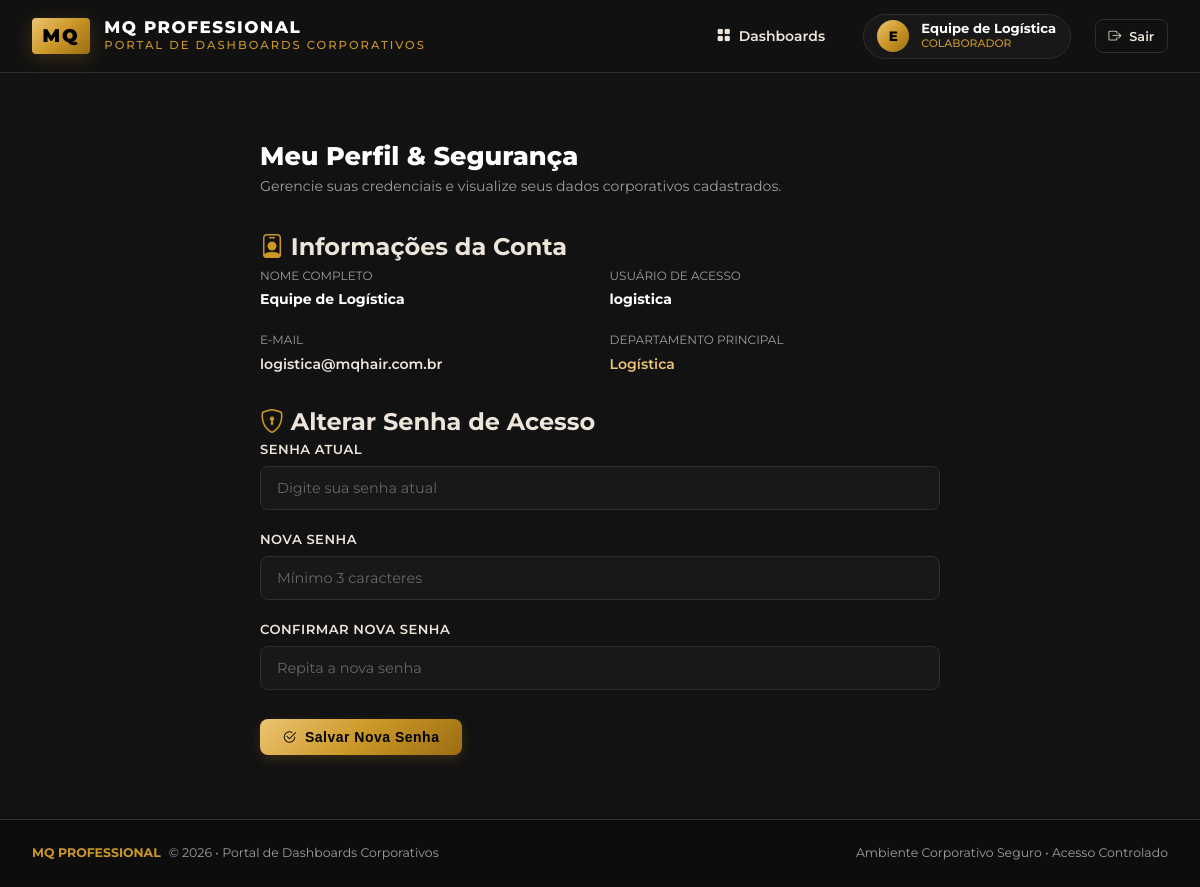
Screenshot of /profile (signed in) with the database file from the repository.
### tables this page shows
CREATE TABLE users (
        id INTEGER PRIMARY KEY AUTOINCREMENT,
        username TEXT UNIQUE NOT NULL,
        name TEXT NOT NULL,
        email TEXT,
        password_hash TEXT NOT NULL,
        role TEXT DEFAULT 'user', -- 'admin' ou 'user'
        department_id INTEGER,
        active INTEGER DEFAULT 1,
        created_at DATETIME DEFAULT CURRENT_TIMESTAMP,
        FOREIGN KEY (department_id) REFERENCES departments (id) ON DELETE SET NULL
    );

CREATE TABLE departments (
        id INTEGER PRIMARY KEY AUTOINCREMENT,
        name TEXT NOT NULL,
        code TEXT UNIQUE NOT NULL,
        description TEXT,
        icon TEXT DEFAULT 'bi-folder',
        color TEXT DEFAULT '#CB9727',
        created_at DATETIME DEFAULT CURRENT_TIMESTAMP
    );

### app.py (the view, shortened to what this page needs)
@app.route('/profile', methods=['GET', 'POST'])
@login_required
def profile():
    user = get_user_by_id(session['user_id'])
    return render_template('profile.html', user=user)

### app.py (called while the page is built)
def login_required(f):
    @wraps(f)
    def decorated_function(*args, **kwargs):
        if 'user_id' not in session:
            flash('Por favor, faça login para acessar a Intranet.', 'warning')
            return redirect(url_for('login', next=request.url))
        return f(*args, **kwargs)
    return decorated_function

@app.context_processor
def inject_globals():
    return {
        'current_user': {
            'id': session.get('user_id'),
            'username': session.get('username'),
            'name': session.get('name'),
            'role': session.get('role'),
            'is_admin': session.get('role') == 'admin'
        } if 'user_id' in session else None
    }

### database.py (called while the page is built)
def get_db():
    conn = sqlite3.connect(Config.DATABASE)
    conn.row_factory = sqlite3.Row
    conn.execute("PRAGMA foreign_keys = ON;")
    return conn

def get_user_by_id(user_id):
    conn = get_db()
    user = conn.execute('''
        SELECT u.*, d.name as department_name
        FROM users u
        LEFT JOIN departments d ON u.department_id = d.id
        WHERE u.id = ?
    ''', (user_id,)).fetchone()
    conn.close()
    return user

### templates/profile.html (shortened to what this page needs)
{% extends "base.html" %}
{% block content %}
<div style="max-width: 680px; margin: 2rem auto;">
    <div style="margin-bottom: 2rem;">
        <h1 style="font-size: 1.6rem; font-weight: 800; color: var(--mq-white);">Meu Perfil & Segurança</h1>
        <p style="color: var(--mq-gray-muted); font-size: 0.88rem;">Gerencie suas credenciais e visualize seus dados corporativos cadastrados.</p>
    </div>
    <div class="admin-card" style="margin-bottom: 1.8rem;">
        <div class="admin-card-header">
            <h2 class="admin-card-title">
                <i class="bi bi-person-badge" style="color: var(--mq-gold);"></i> Informações da Conta
            </h2>
        </div>
        <div style="display: grid; grid-template-columns: 1fr 1fr; gap: 1.2rem; font-size: 0.88rem;">
            <div>
                <span style="color: var(--mq-gray-muted); font-size: 0.75rem; text-transform: uppercase;">Nome Completo</span>
                <p style="font-weight: 700; color: var(--mq-white); margin-top: 0.2rem;">{{ user.name }}</p>
            </div>
            <div>
                <span style="color: var(--mq-gray-muted); font-size: 0.75rem; text-transform: uppercase;">Usuário de Acesso</span>
                <p style="font-weight: 700; color: var(--mq-white); margin-top: 0.2rem;">{{ user.username }}</p>
            </div>
            <div>
                <span style="color: var(--mq-gray-muted); font-size: 0.75rem; text-transform: uppercase;">E-mail</span>
                <p style="font-weight: 600; color: var(--mq-creme-2); margin-top: 0.2rem;">{{ user.email or 'Não informado' }}</p>
            </div>
            <div>
                <span style="color: var(--mq-gray-muted); font-size: 0.75rem; text-transform: uppercase;">Departamento Principal</span>
                <p style="font-weight: 600; color: var(--mq-gold-light); margin-top: 0.2rem;">{{ user.department_name or 'Geral' }}</p>
            </div>
        </div>
    </div>
    <div class="admin-card">
        <div class="admin-card-header">
            <h2 class="admin-card-title">
                <i class="bi bi-shield-lock" style="color: var(--mq-gold);"></i> Alterar Senha de Acesso
            </h2>
        </div>
        <form method="POST" action="{{ url_for('profile') }}">
            <div class="form-group">
                <label for="current_password" class="form-label">Senha Atual</label>
                <input type="password" id="current_password" name="current_password" class="form-control" required placeholder="Digite sua senha atual">
            </div>
            <div class="form-group">
                <label for="new_password" class="form-label">Nova Senha</label>
                <input type="password" id="new_password" name="new_password" class="form-control" required placeholder="Mínimo 3 caracteres">
            </div>
            <div class="form-group" style="margin-bottom: 1.8rem;">
                <label for="confirm_password" class="form-label">Confirmar Nova Senha</label>
                <input type="password" id="confirm_password" name="confirm_password" class="form-control" required placeholder="Repita a nova senha">
            </div>
            <button type="submit" class="btn-mq-gold">
                <i class="bi bi-check2-circle"></i> Salvar Nova Senha
            </button>
        </form>
    </div>
</div>
{% endblock %}

### templates/base.html (shortened to what this page needs)
<!DOCTYPE html>
<html lang="pt-BR">
<head>
    <link rel="stylesheet" href="{{ url_for('static', filename='css/mq_theme.css') }}">
</head>
<body>
    {% if current_user %}
    <header class="mq-navbar">
        <div class="mq-brand">
            <a href="{{ url_for('portal') }}" style="display: flex; align-items: center; gap: 0.9rem; text-decoration: none;">
                <span class="mq-logo-badge">MQ</span>
                <div class="mq-brand-text">
                    <span class="mq-brand-title">MQ PROFESSIONAL</span>
                    <span class="mq-brand-sub">Portal de Dashboards Corporativos</span>
                </div>
            </a>
        </div>
        <nav class="mq-nav-menu">
            <a href="{{ url_for('portal') }}" class="mq-nav-link {% if request.endpoint == 'portal' %}active{% endif %}">
                <i class="bi bi-grid-fill"></i> Dashboards
            </a>
            <a href="{{ url_for('profile') }}" class="mq-user-pill" title="Meu Perfil e Senha">
                <div class="mq-avatar">
                    {{ current_user.name[:1] | upper }}
                </div>
                <div class="mq-user-info">
                    <span class="mq-user-name">{{ current_user.name }}</span>
                    <span class="mq-user-role">
                        {% if current_user.is_admin %}ADMINISTRADOR{% else %}COLABORADOR{% endif %}
                    </span>
                </div>
            </a>
            <a href="{{ url_for('logout') }}" class="btn-mq-outline" style="padding: 0.4rem 0.8rem; font-size: 0.8rem;" title="Encerrar Sessão">
                <i class="bi bi-box-arrow-right"></i> Sair
            </a>
        </nav>
    </header>
    {% endif %}
    <main class="mq-main-content">
        {% block content %}{% endblock %}
    </main>
    <footer class="mq-footer">
        <div class="mq-footer-copy">
            <span class="mq-footer-gold">MQ PROFESSIONAL</span> &copy; 2026 • Portal de Dashboards Corporativos
        </div>
        <div>
            <span>Ambiente Corporativo Seguro • Acesso Controlado</span>
        </div>
    </footer>
</body>
</html>

### rows the page displays
users: name "Equipe de Logística", username "logistica", email "logistica@mqhair.com.br"
departments: name "Logística"

### other values shown
{{ current_user.name[:1] | upper }} "E"
